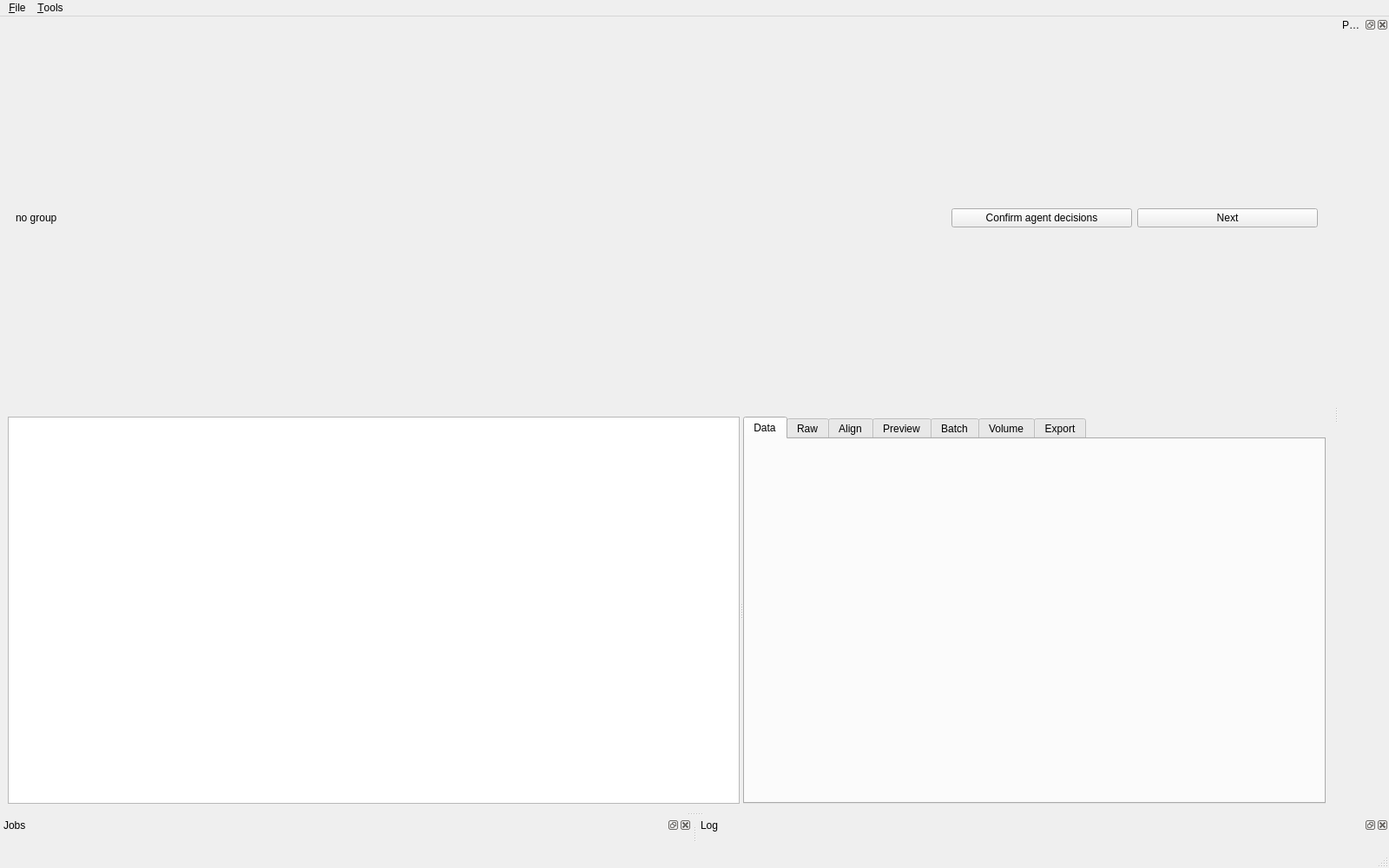
<?xml version="1.0" encoding="UTF-8"?>
<ui version="4.0">
 <class>MainWindow</class>
 <widget class="QMainWindow" name="MainWindow">
  <property name="geometry">
   <rect>
    <x>0</x>
    <y>0</y>
    <width>1600</width>
    <height>1000</height>
   </rect>
  </property>
  <property name="windowTitle">
   <string>Lamino-Pal</string>
  </property>
  <widget class="QWidget" name="centralwidget">
   <layout class="QVBoxLayout" name="layoutCentral">
    <item>
     <widget class="QFrame" name="frameGroupStatus">
      <layout class="QHBoxLayout" name="layoutGroupStatus">
       <item>
        <widget class="QLabel" name="labelGroup">
         <property name="text">
          <string>no group</string>
         </property>
        </widget>
       </item>
       <item>
        <widget class="QLabel" name="labelCenter"/>
       </item>
       <item>
        <widget class="QLabel" name="labelTilt"/>
       </item>
       <item>
        <widget class="QLabel" name="labelZBand"/>
       </item>
       <item>
        <widget class="QLabel" name="labelRecon"/>
       </item>
       <item>
        <spacer name="spacerGroupStatus">
         <property name="orientation">
          <enum>Qt::Horizontal</enum>
         </property>
        </spacer>
       </item>
       <item>
        <widget class="QPushButton" name="pushButtonConfirm">
         <property name="text">
          <string>Confirm agent decisions</string>
         </property>
        </widget>
       </item>
       <item>
        <widget class="QPushButton" name="pushButtonNext">
         <property name="text">
          <string>Next</string>
         </property>
        </widget>
       </item>
      </layout>
     </widget>
    </item>
    <item>
     <widget class="QSplitter" name="splitterMain">
      <property name="orientation">
       <enum>Qt::Horizontal</enum>
      </property>
      <widget class="QTreeWidget" name="treeProject">
       <property name="headerHidden">
        <bool>true</bool>
       </property>
       <column>
        <property name="text">
         <string>Project</string>
        </property>
       </column>
      </widget>
      <widget class="QTabWidget" name="tabWidget">
       <widget class="QWidget" name="tabData">
        <attribute name="title">
         <string>Data</string>
        </attribute>
        <layout class="QVBoxLayout" name="layoutData"/>
       </widget>
       <widget class="QWidget" name="tabRaw">
        <attribute name="title">
         <string>Raw</string>
        </attribute>
        <layout class="QVBoxLayout" name="layoutRaw"/>
       </widget>
       <widget class="QWidget" name="tabAlign">
        <attribute name="title">
         <string>Align</string>
        </attribute>
        <layout class="QVBoxLayout" name="layoutAlign"/>
       </widget>
       <widget class="QWidget" name="tabPreview">
        <attribute name="title">
         <string>Preview</string>
        </attribute>
        <layout class="QVBoxLayout" name="layoutPreview"/>
       </widget>
       <widget class="QWidget" name="tabBatch">
        <attribute name="title">
         <string>Batch</string>
        </attribute>
        <layout class="QVBoxLayout" name="layoutBatch"/>
       </widget>
       <widget class="QWidget" name="tabVolume">
        <attribute name="title">
         <string>Volume</string>
        </attribute>
        <layout class="QVBoxLayout" name="layoutVolume"/>
       </widget>
       <widget class="QWidget" name="tabExport">
        <attribute name="title">
         <string>Export</string>
        </attribute>
        <layout class="QVBoxLayout" name="layoutExport"/>
       </widget>
      </widget>
     </widget>
    </item>
   </layout>
  </widget>
  <widget class="QMenuBar" name="menubar">
   <widget class="QMenu" name="menuFile">
    <property name="title">
     <string>&amp;File</string>
    </property>
    <addaction name="actionOpen"/>
    <addaction name="separator"/>
    <addaction name="actionQuit"/>
   </widget>
   <widget class="QMenu" name="menuTools">
    <property name="title">
     <string>&amp;Tools</string>
    </property>
    <addaction name="actionRunOp"/>
   </widget>
   <addaction name="menuFile"/>
   <addaction name="menuTools"/>
  </widget>
  <widget class="QStatusBar" name="statusbar"/>
  <widget class="QDockWidget" name="dockParams">
   <property name="windowTitle">
    <string>Parameters</string>
   </property>
   <attribute name="dockWidgetArea">
    <number>2</number>
   </attribute>
   <widget class="QStackedWidget" name="stackParams"/>
  </widget>
  <widget class="QDockWidget" name="dockJobs">
   <property name="windowTitle">
    <string>Jobs</string>
   </property>
   <attribute name="dockWidgetArea">
    <number>8</number>
   </attribute>
   <widget class="QWidget" name="dockJobsContents">
    <layout class="QVBoxLayout" name="layoutJobs"/>
   </widget>
  </widget>
  <widget class="QDockWidget" name="dockLog">
   <property name="windowTitle">
    <string>Log</string>
   </property>
   <attribute name="dockWidgetArea">
    <number>8</number>
   </attribute>
   <widget class="QWidget" name="dockLogContents">
    <layout class="QVBoxLayout" name="layoutLog"/>
   </widget>
  </widget>
  <action name="actionOpen">
   <property name="text">
    <string>&amp;Open project…</string>
   </property>
  </action>
  <action name="actionQuit">
   <property name="text">
    <string>&amp;Quit</string>
   </property>
  </action>
  <action name="actionRunOp">
   <property name="text">
    <string>&amp;Run op…</string>
   </property>
  </action>
 </widget>
 <resources/>
 <connections/>
</ui>
